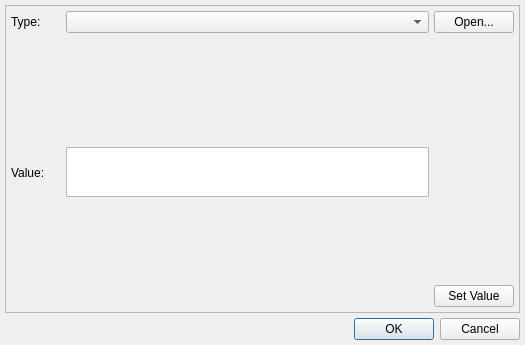
<?xml version="1.0" encoding="UTF-8"?>
<ui version="4.0">
 <class>Asn1Editor</class>
 <widget class="QWidget" name="Asn1Editor">
  <property name="geometry">
   <rect>
    <x>0</x>
    <y>0</y>
    <width>525</width>
    <height>345</height>
   </rect>
  </property>
  <property name="windowTitle">
   <string>ASN.1 Editor</string>
  </property>
  <layout class="QVBoxLayout" name="verticalLayout">
   <property name="spacing">
    <number>5</number>
   </property>
   <property name="leftMargin">
    <number>5</number>
   </property>
   <property name="topMargin">
    <number>5</number>
   </property>
   <property name="rightMargin">
    <number>5</number>
   </property>
   <property name="bottomMargin">
    <number>5</number>
   </property>
   <item>
    <widget class="QFrame" name="frame">
     <property name="frameShape">
      <enum>QFrame::StyledPanel</enum>
     </property>
     <property name="frameShadow">
      <enum>QFrame::Sunken</enum>
     </property>
     <layout class="QVBoxLayout" name="verticalLayout_2">
      <property name="spacing">
       <number>5</number>
      </property>
      <property name="leftMargin">
       <number>5</number>
      </property>
      <property name="topMargin">
       <number>5</number>
      </property>
      <property name="rightMargin">
       <number>5</number>
      </property>
      <property name="bottomMargin">
       <number>5</number>
      </property>
      <item>
       <layout class="QHBoxLayout" name="horizontalLayout">
        <property name="spacing">
         <number>5</number>
        </property>
        <item>
         <widget class="QLabel" name="typeLabel">
          <property name="sizePolicy">
           <sizepolicy hsizetype="Fixed" vsizetype="Fixed">
            <horstretch>0</horstretch>
            <verstretch>0</verstretch>
           </sizepolicy>
          </property>
          <property name="minimumSize">
           <size>
            <width>50</width>
            <height>0</height>
           </size>
          </property>
          <property name="text">
           <string>Type:</string>
          </property>
         </widget>
        </item>
        <item>
         <widget class="QComboBox" name="typesCB">
          <property name="sizePolicy">
           <sizepolicy hsizetype="Expanding" vsizetype="Fixed">
            <horstretch>0</horstretch>
            <verstretch>0</verstretch>
           </sizepolicy>
          </property>
          <property name="minimumSize">
           <size>
            <width>250</width>
            <height>0</height>
           </size>
          </property>
         </widget>
        </item>
        <item>
         <widget class="QPushButton" name="openBtn">
          <property name="sizePolicy">
           <sizepolicy hsizetype="Fixed" vsizetype="Fixed">
            <horstretch>0</horstretch>
            <verstretch>0</verstretch>
           </sizepolicy>
          </property>
          <property name="text">
           <string>Open...</string>
          </property>
         </widget>
        </item>
       </layout>
      </item>
      <item>
       <layout class="QGridLayout" name="gridLayout">
        <property name="spacing">
         <number>5</number>
        </property>
        <item row="0" column="0" rowspan="2">
         <widget class="QLabel" name="valueLabel">
          <property name="sizePolicy">
           <sizepolicy hsizetype="Fixed" vsizetype="Preferred">
            <horstretch>0</horstretch>
            <verstretch>0</verstretch>
           </sizepolicy>
          </property>
          <property name="minimumSize">
           <size>
            <width>50</width>
            <height>0</height>
           </size>
          </property>
          <property name="text">
           <string>Value:</string>
          </property>
         </widget>
        </item>
        <item row="0" column="1" rowspan="2">
         <widget class="QPlainTextEdit" name="valueEdit">
          <property name="sizePolicy">
           <sizepolicy hsizetype="Expanding" vsizetype="Fixed">
            <horstretch>0</horstretch>
            <verstretch>0</verstretch>
           </sizepolicy>
          </property>
          <property name="maximumSize">
           <size>
            <width>16777215</width>
            <height>50</height>
           </size>
          </property>
          <property name="backgroundVisible">
           <bool>false</bool>
          </property>
         </widget>
        </item>
        <item row="0" column="2">
         <spacer name="verticalSpacer">
          <property name="orientation">
           <enum>Qt::Vertical</enum>
          </property>
          <property name="sizeType">
           <enum>QSizePolicy::Fixed</enum>
          </property>
          <property name="sizeHint" stdset="0">
           <size>
            <width>20</width>
            <height>17</height>
           </size>
          </property>
         </spacer>
        </item>
        <item row="1" column="2">
         <widget class="QPushButton" name="valueBtn">
          <property name="sizePolicy">
           <sizepolicy hsizetype="Fixed" vsizetype="Fixed">
            <horstretch>0</horstretch>
            <verstretch>0</verstretch>
           </sizepolicy>
          </property>
          <property name="text">
           <string>Set Value</string>
          </property>
         </widget>
        </item>
       </layout>
      </item>
     </layout>
    </widget>
   </item>
   <item>
    <widget class="QDialogButtonBox" name="buttonBox">
     <property name="standardButtons">
      <set>QDialogButtonBox::Cancel|QDialogButtonBox::Ok</set>
     </property>
    </widget>
   </item>
  </layout>
 </widget>
 <resources/>
 <connections/>
</ui>
